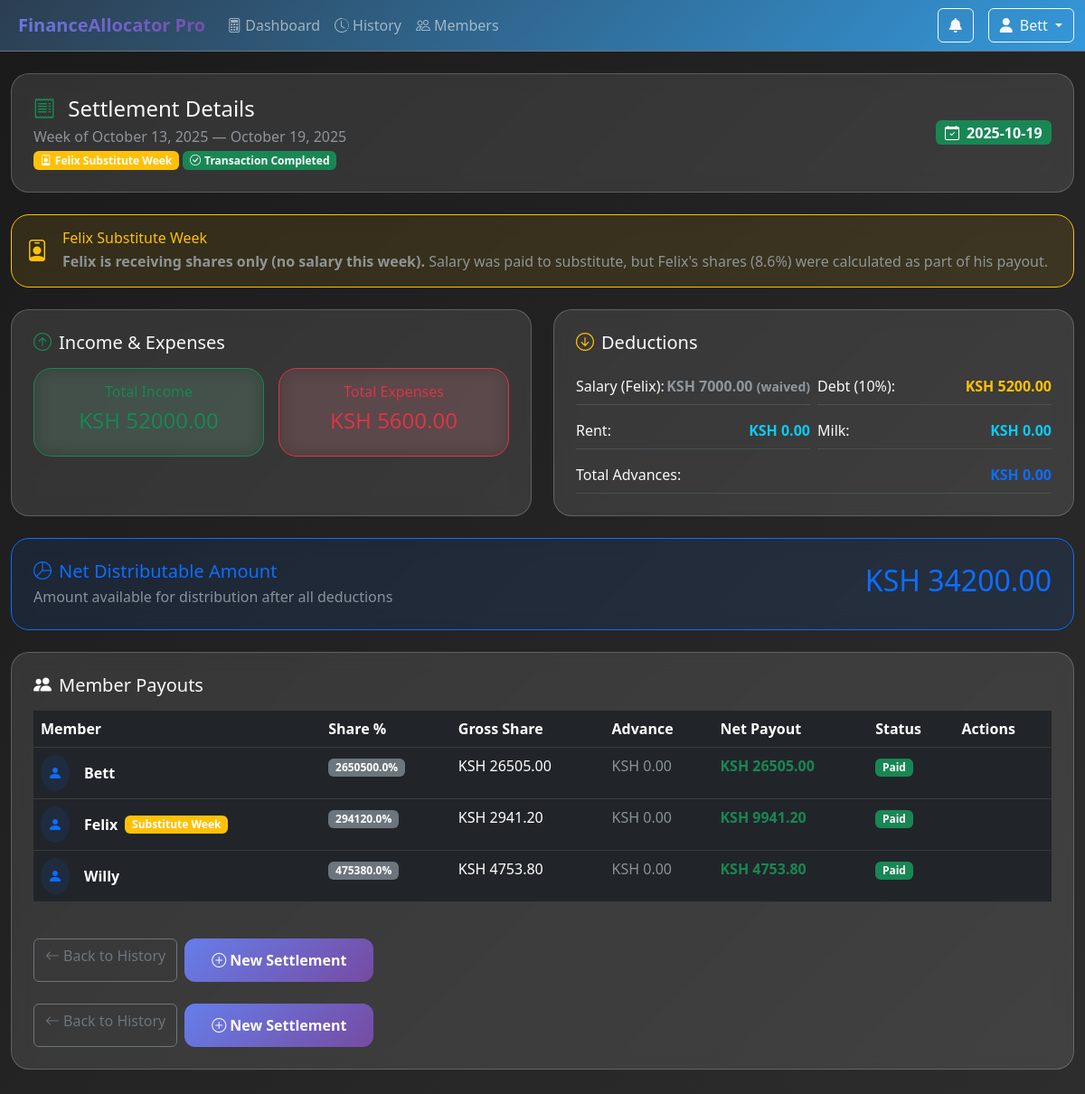
The app's page /settlement/2 (signed in) with its own data.
### app/models.py (models this page shows)
class User(UserMixin, db.Model):
    id = db.Column(db.Integer, primary_key=True)
    username = db.Column(db.String(80), unique=True, nullable=False)
    email = db.Column(db.String(120), unique=True, nullable=False)
    password_hash = db.Column(db.String(128))
    role = db.Column(db.String(20), default='user')  # 'admin', 'user'
    is_active = db.Column(db.Boolean, default=True)
    created_at = db.Column(db.DateTime, default=datetime.utcnow)
    transactions = db.relationship('Transaction', backref='user', lazy=True)
    notifications = db.relationship('Notification', backref='user', lazy=True)
    settlements_created = db.relationship('Settlement', foreign_keys='Settlement.created_by', backref='creator', lazy=True)
    settlements_completed = db.relationship('Settlement', foreign_keys='Settlement.completed_by', backref='completer', lazy=True)

class Settlement(db.Model):
    id = db.Column(db.Integer, primary_key=True)
    week_start = db.Column(db.Date, nullable=False)
    week_end = db.Column(db.Date, nullable=False)
    created_at = db.Column(db.DateTime, default=datetime.utcnow)
    created_by = db.Column(db.Integer, db.ForeignKey('user.id'))
    total_income = db.Column(db.Numeric(14,2), nullable=False)
    total_expenses = db.Column(db.Numeric(14,2), nullable=False)
    salary_deduction = db.Column(db.Numeric(14,2), nullable=False)
    debt_deduction = db.Column(db.Numeric(14,2), nullable=False)
    rent_deduction = db.Column(db.Numeric(14,2), nullable=True)
    milk_deduction = db.Column(db.Numeric(14,2), nullable=True)
    total_advances = db.Column(db.Numeric(14,2), nullable=False)
    net_distributable = db.Column(db.Numeric(14,2), nullable=False)
    felix_substitute = db.Column(db.Boolean, default=False)
    is_completed = db.Column(db.Boolean, default=False)
    completed_at = db.Column(db.DateTime, nullable=True)
    completed_by = db.Column(db.Integer, db.ForeignKey('user.id'), nullable=True)
    settlement_items = db.relationship('SettlementItem', backref='settlement', lazy=True, cascade='all, delete-orphan')

class SettlementItem(db.Model):
    id = db.Column(db.Integer, primary_key=True)
    settlement_id = db.Column(db.Integer, db.ForeignKey("settlement.id"), nullable=False)
    member_name = db.Column(db.String(80), nullable=False)
    share_ratio = db.Column(db.Numeric(10,4), nullable=False)
    gross_share = db.Column(db.Numeric(14,2), nullable=False)
    advance = db.Column(db.Numeric(14,2), nullable=False)
    net_payout = db.Column(db.Numeric(14,2), nullable=False)
    is_paid = db.Column(db.Boolean, default=False)
    paid_at = db.Column(db.DateTime, nullable=True)
    paid_by = db.Column(db.Integer, db.ForeignKey('user.id'), nullable=True)
    received_at = db.Column(db.DateTime, nullable=True)

### app/routes.py (the view)
@main_bp.route('/settlement/<int:settlement_id>')
@login_required
def settlement_detail(settlement_id):
    settlement = Settlement.query.get_or_404(settlement_id)
    items = SettlementItem.query.filter_by(settlement_id=settlement.id).all()
    members = Member.query.all()
    settlement_advances = WeeklyAdvance.query.filter_by(
        week_start=settlement.week_start,
        week_end=settlement.week_end
    ).all()
    creator = User.query.get(settlement.created_by) if settlement.created_by else None
    return render_template('settlement_detail.html',
                         settlement=settlement,
                         items=items,
                         settlement_advances=settlement_advances,
                         members=members,
                         creator=creator)

### app/templates/settlement_detail.html (shortened to what this page needs)
{% extends "base.html" %}
{% block content %}
<div class="row">
    <div class="col-12 mb-4">
        <div class="glass-card p-4">
            <div class="d-flex justify-content-between align-items-center">
                <div>
                    <h4 class="mb-1">
                        <i class="bi bi-receipt text-success me-2"></i>
                        Settlement Details
                    </h4>
                    <p class="text-muted mb-0">
                        Week of {{ settlement.week_start.strftime('%B %d, %Y') }} — {{ settlement.week_end.strftime('%B %d, %Y') }}
                    </p>
                    {% if settlement.felix_substitute %}
                    <span class="badge bg-warning mt-1">
                        <i class="bi bi-person-badge me-1"></i>Felix Substitute Week
                    </span>
                    {% endif %}
                    {% if settlement.is_completed %}
                    <span class="badge bg-success mt-1">
                        <i class="bi bi-check-circle me-1"></i>Transaction Completed
                    </span>
                    {% endif %}
                </div>
                <div class="badge bg-success fs-6">
                    <i class="bi bi-calendar-check me-1"></i>
                    {{ settlement.created_at.strftime('%Y-%m-%d') }}
                </div>
            </div>
        </div>
    </div>
</div>
{% if settlement.felix_substitute %}
<div class="row mb-4">
    <div class="col-12">
        <div class="glass-card p-3 bg-warning bg-opacity-10 border-warning">
            <div class="d-flex align-items-center">
                <i class="bi bi-person-badge text-warning fs-4 me-3"></i>
                <div>
                    <h6 class="text-warning mb-1">Felix Substitute Week</h6>
                    <p class="mb-0 text-muted">
                        <strong>Felix is receiving shares only (no salary this week).</strong>
                        Salary was paid to substitute, but Felix's shares (8.6%) were calculated as part of his payout.
                    </p>
                </div>
            </div>
        </div>
    </div>
</div>
{% endif %}
<div class="row">
    <div class="col-lg-6 mb-4">
        <div class="glass-card p-4 h-100">
            <h5 class="mb-3"><i class="bi bi-arrow-up-circle text-success me-2"></i>Income & Expenses</h5>
            <div class="row g-3">
                <div class="col-6">
                    <div class="glass-card bg-success bg-opacity-10 border-success">
                        <div class="card-body text-center p-3">
                            <h6 class="text-success">Total Income</h6>
                            <h4 class="text-success">KSH {{ "%.2f"|format(settlement.total_income) }}</h4>
                        </div>
                    </div>
                </div>
                <div class="col-6">
                    <div class="glass-card bg-danger bg-opacity-10 border-danger">
                        <div class="card-body text-center p-3">
                            <h6 class="text-danger">Total Expenses</h6>
                            <h4 class="text-danger">KSH {{ "%.2f"|format(settlement.total_expenses) }}</h4>
                        </div>
                    </div>
                </div>
            </div>
        </div>
    </div>
    <div class="col-lg-6 mb-4">
        <div class="glass-card p-4 h-100">
            <h5 class="mb-3"><i class="bi bi-arrow-down-circle text-warning me-2"></i>Deductions</h5>
            <div class="row g-2">
                <div class="col-6">
                    <div class="d-flex justify-content-between border-bottom py-2">
                        <span>Salary (Felix):</span>
                        <strong class="{% if settlement.felix_substitute %}text-muted{% else %}text-danger{% endif %}">
                            KSH {{ "%.2f"|format(settlement.salary_deduction) }}
                            {% if settlement.felix_substitute %}
                            <small class="text-muted">(waived)</small>
                            {% endif %}
                        </strong>
                    </div>
                </div>
                <div class="col-6">
                    <div class="d-flex justify-content-between border-bottom py-2">
                        <span>Debt (10%):</span>
                        <strong class="text-warning">KSH {{ "%.2f"|format(settlement.debt_deduction) }}</strong>
                    </div>
                </div>
                <div class="col-6">
                    <div class="d-flex justify-content-between border-bottom py-2">
                        <span>Rent:</span>
                        <strong class="text-info">KSH {{ "%.2f"|format(settlement.rent_deduction or 0) }}</strong>
                    </div>
                </div>
                <div class="col-6">
                    <div class="d-flex justify-content-between border-bottom py-2">
                        <span>Milk:</span>
                        <strong class="text-info">KSH {{ "%.2f"|format(settlement.milk_deduction or 0) }}</strong>
                    </div>
                </div>
                <div class="col-12">
                    <div class="d-flex justify-content-between border-bottom py-2">
                        <span>Total Advances:</span>
                        <strong class="text-primary">KSH {{ "%.2f"|format(settlement.total_advances) }}</strong>
                    </div>
                </div>
            </div>
        </div>
    </div>
</div>
<div class="row mb-4">
    <div class="col-12">
        <div class="glass-card p-4 bg-primary bg-opacity-10 border-primary">
            <div class="row align-items-center">
                <div class="col-md-8">
                    <h5 class="text-primary mb-1"><i class="bi bi-pie-chart me-2"></i>Net Distributable Amount</h5>
                    <p class="text-muted mb-0">Amount available for distribution after all deductions</p>
                </div>
                <div class="col-md-4 text-end">
                    <h2 class="text-primary">KSH {{ "%.2f"|format(settlement.net_distributable) }}</h2>
                </div>
            </div>
        </div>
    </div>
</div>
<div class="glass-card p-4">
    <h5 class="mb-3"><i class="bi bi-people-fill text-purple me-2"></i>Member Payouts</h5>
    <div class="table-responsive">
        <table class="table table-dark table-hover">
            <thead class="table-dark">
                <tr>
                    <th>Member</th>
                    <th>Share %</th>
                    <th>Gross Share</th>
                    <th>Advance</th>
                    <th>Net Payout</th>
                    <th>Status</th>
                    <th>Actions</th>
                </tr>
            </thead>
            <tbody>
                {% for it in items %}
                <tr>
                    <td>
                        <div class="d-flex align-items-center">
                            <div class="rounded-circle bg-primary bg-opacity-10 p-2 me-3">
                                <i class="bi bi-person-fill text-primary"></i>
                            </div>
                            <strong>{{ it.member_name }}</strong>
                            {% if it.member_name == 'Felix' and settlement.felix_substitute %}
                            <span class="badge bg-warning ms-2">Substitute Week</span>
                            {% endif %}
                        </div>
                    </td>
                    <td><span class="badge bg-secondary">{{ "%.1f"|format(it.share_ratio * 100) }}%</span></td>
                    <td>KSH {{ "%.2f"|format(it.gross_share) }}</td>
                    <td>
                        <span class="{% if it.advance > 0 %}text-warning{% else %}text-muted{% endif %}">
                            KSH {{ "%.2f"|format(it.advance) }}
                        </span>
                    </td>
                    <td>
                        <strong class="{% if it.net_payout > 0 %}text-success{% else %}text-danger{% endif %}">
                            KSH {{ "%.2f"|format(it.net_payout) }}
                        </strong>
                    </td>
                    <td>
                        {% if it.is_paid %}
                        <span class="badge bg-success">Paid</span>
                        {% elif it.received_at %}
                        <span class="badge bg-info">Received</span>
                        {% elif it.net_payout > 0 %}
                        <span class="badge bg-warning">Pending</span>
                        {% else %}
                        <span class="badge bg-secondary">Advance Covered</span>
                        {% endif %}
                    </td>
                    <td>
                    </td>
                </tr>
                {% endfor %}
            </tbody>
        </table>
    </div>
    <div class="mt-4 d-flex gap-2 flex-wrap">
        <a class="btn btn-outline-secondary" href="/history">
            <i class="bi bi-arrow-left me-1"></i>Back to History
        </a>
        <a class="btn btn-primary" href="/">
            <i class="bi bi-plus-circle me-1"></i>New Settlement
        </a>
    </div>
<div class="mt-4 d-flex gap-2 flex-wrap">
    <a class="btn btn-outline-secondary" href="/history">
        <i class="bi bi-arrow-left me-1"></i>Back to History
    </a>
    <a class="btn btn-primary" href="/">
        <i class="bi bi-plus-circle me-1"></i>New Settlement
    </a>
</div>
</div>
{% endblock %}

### app/templates/base.html (shortened to what this page needs)
<!DOCTYPE html>
<html lang="en" data-bs-theme="dark">
<head>
    <link href="https://cdn.jsdelivr.net/npm/bootstrap@5.3.0/dist/css/bootstrap.min.css" rel="stylesheet">
    <link href="https://cdnjs.cloudflare.com/ajax/libs/font-awesome/6.4.0/css/all.min.css" rel="stylesheet">
    <link href="https://cdn.jsdelivr.net/npm/bootstrap-icons@1.10.0/font/bootstrap-icons.css" rel="stylesheet">
    <link href="https://cdn.jsdelivr.net/npm/apexcharts@3.35.0/dist/apexcharts.css" rel="stylesheet">
</head>
<body class="bg-dark text-light">
    <nav class="navbar navbar-expand-lg navbar-dark border-bottom border-secondary mb-4" style="background: var(--dark-gradient) !important;">
        <div class="container-fluid">
            <a class="navbar-brand fw-bold" href="{{ url_for('main.index') }}">
                FinanceAllocator Pro
            </a>
            <div class="collapse navbar-collapse" id="navbarNav">
                <ul class="navbar-nav me-auto">
                    <li class="nav-item">
                        <a class="nav-link" href="{{ url_for('main.index') }}">
                            <i class="bi bi-calculator me-1"></i>Dashboard
                        </a>
                    </li>
                    <li class="nav-item">
                        <a class="nav-link" href="{{ url_for('main.history') }}">
                            <i class="bi bi-clock-history me-1"></i>History
                        </a>
                    </li>
                    <li class="nav-item">
                        <a class="nav-link" href="{{ url_for('main.member_management') }}">
                            <i class="bi bi-people me-1"></i>Members
                        </a>
                    </li>
                </ul>
                <div class="navbar-nav ms-auto">
                    <div class="dropdown me-3">
                        <button class="btn btn-outline-light position-relative" data-bs-toggle="dropdown">
                            <i class="fas fa-bell"></i>
                        </button>
                    </div>
                    <div class="dropdown">
                        <button class="btn btn-outline-light dropdown-toggle" data-bs-toggle="dropdown">
                            <i class="fas fa-user me-2"></i>{{ current_user.username }}
                        </button>
                    </div>
                </div>
            </div>
        </div>
    </nav>
    <div class="container-fluid mb-5">
        {% block content %}{% endblock %}
    </div>
</body>
</html>

### records on screen
User: username "Bett"
Settlement: week_start "October 13, 2025", week_end "October 19, 2025", created_at "2025-10-19", total_income "52000.00", total_expenses "5600.00", salary_deduction "7000.00", debt_deduction "5200.00", rent_deduction "0.00", milk_deduction "0.00", total_advances "0.00", net_distributable "34200.00"
SettlementItem: member_name "Bett", it.share_ratio*100 "2650500.0", gross_share "26505.00", advance "0.00", net_payout "26505.00", is_paid "Paid"
SettlementItem: member_name "Felix", shows "Substitute Week", it.share_ratio*100 "294120.0", gross_share "2941.20", advance "0.00", net_payout "9941.20", is_paid "Paid"
SettlementItem: member_name "Willy", it.share_ratio*100 "475380.0", gross_share "4753.80", advance "0.00", net_payout "4753.80", is_paid "Paid"
